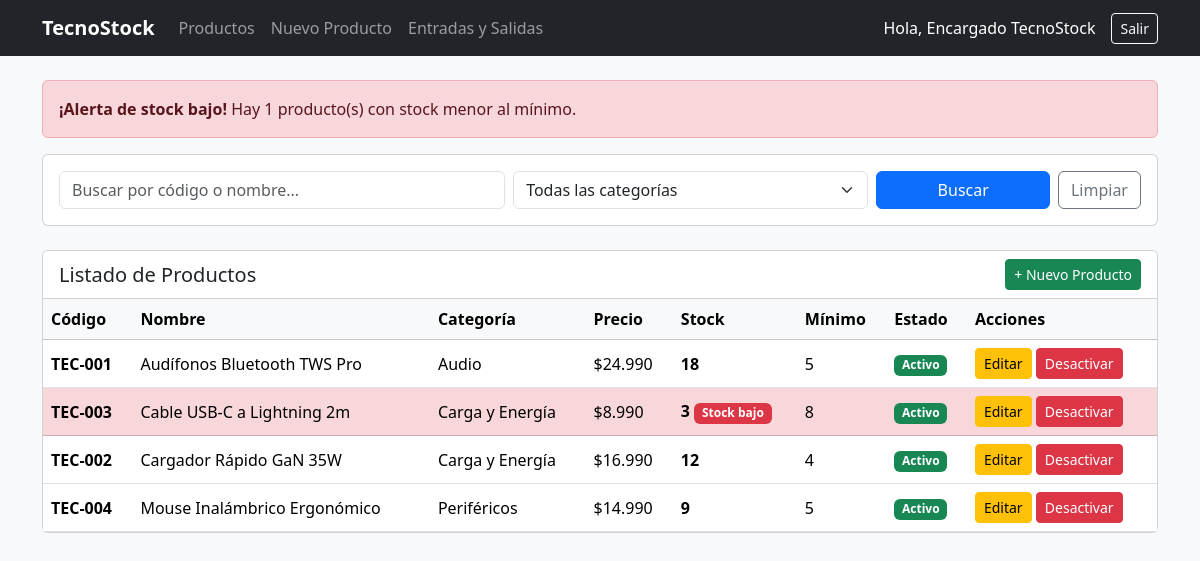
/index.php (signed in), run on the app's committed database.
### tables this page shows
CREATE TABLE productos (
    id_producto INT AUTO_INCREMENT PRIMARY KEY,
    codigo VARCHAR(30) NOT NULL UNIQUE,
    nombre VARCHAR(120) NOT NULL,
    descripcion TEXT NULL,
    precio DECIMAL(10,2) NOT NULL CHECK (precio >= 0),
    stock_actual INT NOT NULL DEFAULT 0 CHECK (stock_actual >= 0),
    stock_minimo INT NOT NULL DEFAULT 0 CHECK (stock_minimo >= 0),
    estado ENUM('activo', 'inactivo') NOT NULL DEFAULT 'activo',
    id_categoria INT NOT NULL,
    CONSTRAINT fk_producto_categoria
        FOREIGN KEY (id_categoria) REFERENCES categorias(id_categoria)
        ON UPDATE CASCADE ON DELETE RESTRICT
);

CREATE TABLE categorias (
    id_categoria INT AUTO_INCREMENT PRIMARY KEY,
    nombre VARCHAR(80) NOT NULL UNIQUE,
    descripcion VARCHAR(255) NULL,
    estado ENUM('activo', 'inactivo') NOT NULL DEFAULT 'activo'
);

### index.php (the view, shortened to what this page needs)
<?php
require_once 'config/db.php';
$buscar    = isset($_GET['buscar']) ? trim($_GET['buscar']) : '';
$sql = "SELECT p.*, c.nombre AS categoria_nombre
        FROM productos p
        INNER JOIN categorias c ON p.id_categoria = c.id_categoria
        WHERE 1=1";
$parametros = [];
$sql .= " ORDER BY p.estado ASC, p.nombre ASC";
$stmt = $pdo->prepare($sql);
$stmt->execute($parametros);
$productos = $stmt->fetchAll(PDO::FETCH_ASSOC);
$cantidad_bajo_stock = 0;
foreach ($productos as $p) {
    if ($p['estado'] == 'activo' && $p['stock_actual'] < $p['stock_minimo']) {
        $cantidad_bajo_stock++;
    }
}
require_once 'includes/header.php';
?>
<?php if ($cantidad_bajo_stock > 0): ?>
    <div class="alert alert-danger">
        <strong>¡Alerta de stock bajo!</strong> Hay <?php echo $cantidad_bajo_stock; ?> producto(s) con stock menor al mínimo.
    </div>
<?php endif; ?>
<div class="card mb-4">
    <div class="card-body">
        <form method="GET" class="row g-2">
            <div class="col-md-5">
                <input type="text" name="buscar" class="form-control" placeholder="Buscar por código o nombre..."
                       value="<?php echo htmlspecialchars($buscar); ?>">
            </div>
            <div class="col-md-4">
                <select name="categoria" class="form-select">
                    <option value="0">Todas las categorías</option>
                </select>
            </div>
            <div class="col-md-3 d-flex gap-2">
                <button type="submit" class="btn btn-primary w-100">Buscar</button>
                <a href="index.php" class="btn btn-outline-secondary">Limpiar</a>
            </div>
        </form>
    </div>
</div>
<div class="card">
    <div class="card-header bg-white d-flex justify-content-between align-items-center">
        <h5 class="mb-0">Listado de Productos</h5>
        <a href="producto_form.php" class="btn btn-success btn-sm">+ Nuevo Producto</a>
    </div>
    <div class="table-responsive">
        <table class="table table-hover align-middle mb-0">
            <thead class="table-light">
                <tr>
                    <th>Código</th>
                    <th>Nombre</th>
                    <th>Categoría</th>
                    <th>Precio</th>
                    <th>Stock</th>
                    <th>Mínimo</th>
                    <th>Estado</th>
                    <th>Acciones</th>
                </tr>
            </thead>
            <tbody>
                <?php foreach ($productos as $p): ?>
                    <?php
                    $bajo_stock = ($p['estado'] == 'activo' && $p['stock_actual'] < $p['stock_minimo']);
                    ?>
                    <tr class="<?php if ($bajo_stock) echo 'table-danger'; ?>">
                        <td class="fw-bold"><?php echo htmlspecialchars($p['codigo']); ?></td>
                        <td><?php echo htmlspecialchars($p['nombre']); ?></td>
                        <td><?php echo htmlspecialchars($p['categoria_nombre']); ?></td>
                        <td>$<?php echo number_format($p['precio'], 0, ',', '.'); ?></td>
                        <td class="fw-bold">
                            <?php echo $p['stock_actual']; ?>
                            <?php if ($bajo_stock): ?>
                                <span class="badge bg-danger">Stock bajo</span>
                            <?php endif; ?>
                        </td>
                        <td><?php echo $p['stock_minimo']; ?></td>
                        <td>
                            <?php if ($p['estado'] == 'activo'): ?>
                                <span class="badge bg-success">Activo</span>
                            <?php else: ?>
                                <span class="badge bg-secondary">Inactivo</span>
                            <?php endif; ?>
                        </td>
                        <td class="text-nowrap">
                            <a href="producto_form.php?id=<?php echo $p['id_producto']; ?>" class="btn btn-warning btn-sm">Editar</a>
                            <form method="POST" class="d-inline form-toggle-estado">
                                <?php if ($p['estado'] == 'activo'): ?>
                                    <button type="submit" class="btn btn-danger btn-sm">Desactivar</button>
                                <?php else: ?>
                                    <input type="hidden" name="nuevo_estado" value="activo">
                                    <button type="submit" class="btn btn-success btn-sm">Activar</button>
                                <?php endif; ?>
                            </form>
                        </td>
                    </tr>
                <?php endforeach; ?>
            </tbody>
        </table>
    </div>
</div>
<?php require_once 'includes/footer.php'; ?>

### includes/header.php (shortened to what this page needs)
<!DOCTYPE html>
<html lang="es">
<head>
    <link href="https://cdn.jsdelivr.net/npm/bootstrap@5.3.3/dist/css/bootstrap.min.css" rel="stylesheet">
</head>
<body class="bg-light">
<nav class="navbar navbar-expand-lg navbar-dark bg-dark mb-4">
    <div class="container">
        <a class="navbar-brand fw-bold" href="index.php">TecnoStock</a>
        <div class="navbar-nav me-auto">
            <a class="nav-link" href="index.php">Productos</a>
            <a class="nav-link" href="producto_form.php">Nuevo Producto</a>
            <a class="nav-link" href="movimientos.php">Entradas y Salidas</a>
        </div>
        <div class="d-flex align-items-center text-white gap-3">
            <span>Hola, <?php echo htmlspecialchars($_SESSION['nombre_usuario']); ?></span>
            <a href="logout.php" class="btn btn-outline-light btn-sm">Salir</a>
        </div>
    </div>
</nav>
<div class="container pb-5">

### includes/footer.php (shortened to what this page needs)
</div>
</body>
</html>

### data on the page
productos: codigo "TEC-001", nombre "Audífonos Bluetooth TWS Pro", id_categoria.nombre "Audio", precio "24.990", stock_actual "18", stock_minimo "5", estado "Activo"
productos: codigo "TEC-003", nombre "Cable USB-C a Lightning 2m", id_categoria.nombre "Carga y Energía", precio "8.990", stock_actual "3", estado "Stock bajo", stock_minimo "8"
productos: codigo "TEC-002", nombre "Cargador Rápido GaN 35W", id_categoria.nombre "Carga y Energía", precio "16.990", stock_actual "12", stock_minimo "4", estado "Activo"
productos: codigo "TEC-004", nombre "Mouse Inalámbrico Ergonómico", id_categoria.nombre "Periféricos", precio "14.990", stock_actual "9", stock_minimo "5", estado "Activo"

### other printed values
$_SESSION['nombre_usuario'] "Encargado TecnoStock"
$cantidad_bajo_stock "1"
